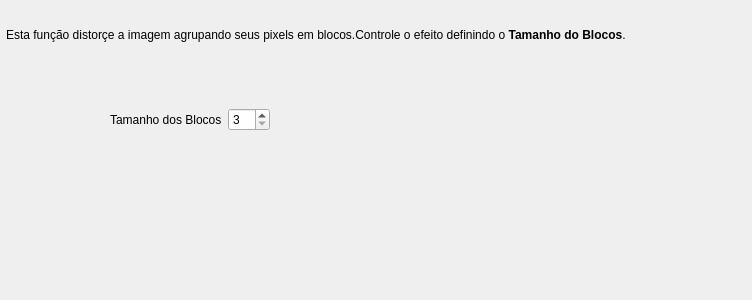
<?xml version="1.0" encoding="UTF-8"?>
<ui version="4.0">
 <class>pixelateForm</class>
 <widget class="QWidget" name="pixelateForm">
  <property name="geometry">
   <rect>
    <x>0</x>
    <y>0</y>
    <width>752</width>
    <height>300</height>
   </rect>
  </property>
  <property name="windowTitle">
   <string>Form</string>
  </property>
  <widget class="QWidget" name="horizontalLayoutWidget">
   <property name="geometry">
    <rect>
     <x>110</x>
     <y>80</y>
     <width>160</width>
     <height>80</height>
    </rect>
   </property>
   <layout class="QHBoxLayout" name="horizontalLayout">
    <item>
     <widget class="QLabel" name="inputmaximoFormMaskSize_2">
      <property name="text">
       <string>Tamanho dos Blocos</string>
      </property>
     </widget>
    </item>
    <item>
     <widget class="QSpinBox" name="inputpixelateFormMaskSize">
      <property name="minimum">
       <number>3</number>
      </property>
      <property name="maximum">
       <number>99</number>
      </property>
     </widget>
    </item>
   </layout>
  </widget>
  <widget class="QLabel" name="label">
   <property name="geometry">
    <rect>
     <x>6</x>
     <y>20</y>
     <width>671</width>
     <height>31</height>
    </rect>
   </property>
   <property name="text">
    <string>&lt;html&gt;&lt;head/&gt;&lt;body&gt;&lt;p&gt;Esta função distorçe a imagem agrupando seus pixels em blocos.Controle o efeito definindo o &lt;span style=&quot; font-weight:600;&quot;&gt;Tamanho do Blocos&lt;/span&gt;.&lt;/p&gt;&lt;/body&gt;&lt;/html&gt;</string>
   </property>
  </widget>
 </widget>
 <resources/>
 <connections/>
</ui>
